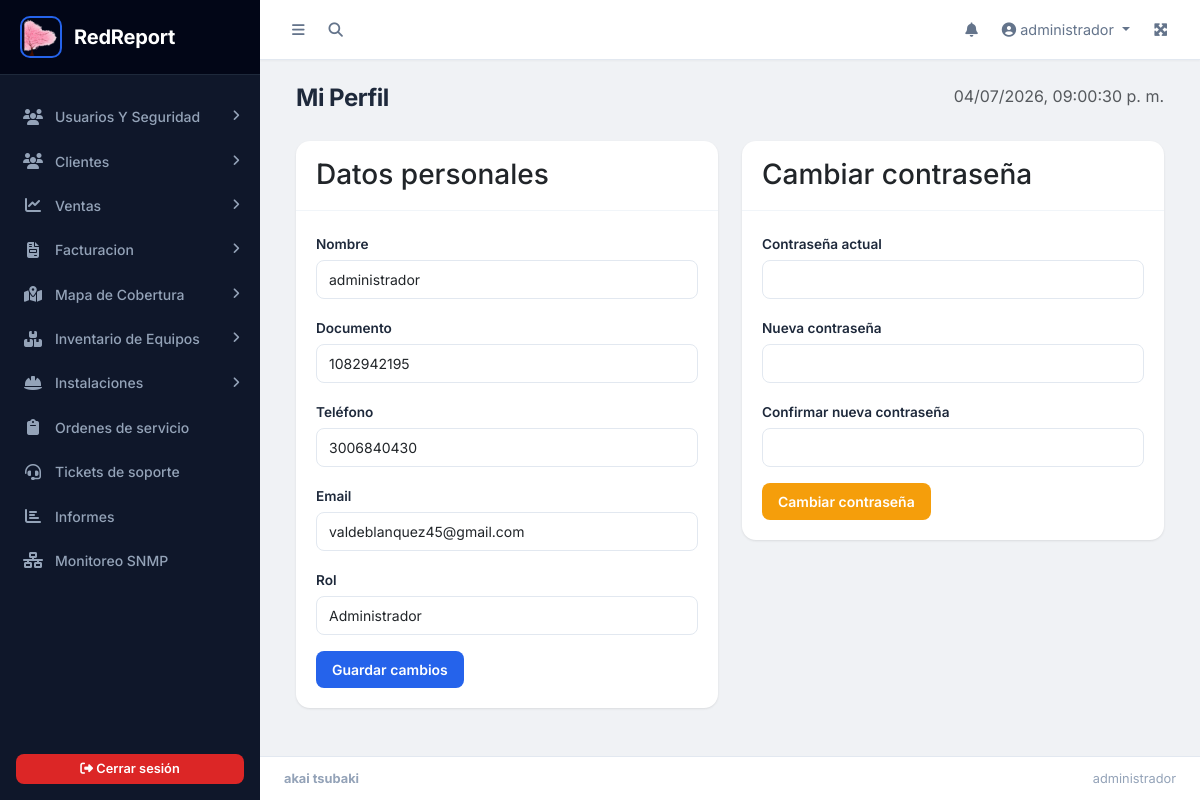
The app's page /usuarios/perfil.php (signed in) with its own data.
### tables this page shows
CREATE TABLE `tb_usuarios` (
  `id_usuario` int(11) NOT NULL,
  `nombre` varchar(50) NOT NULL,
  `documento` varchar(50) NOT NULL,
  `telefono` varchar(50) NOT NULL,
  `email` varchar(100) NOT NULL,
  `password` varchar(255) NOT NULL,
  `id_rol` int(11) NOT NULL,
  `token_reset` varchar(255) NOT NULL,
  `token_expira` varchar(50) NOT NULL,
  `fh_creasion` datetime NOT NULL DEFAULT current_timestamp(),
  `intentos_fallidos` int(11) NOT NULL DEFAULT 0,
  `bloqueado_hasta` datetime DEFAULT NULL
);

CREATE TABLE `tb_rol` (
  `id_rol` int(11) NOT NULL,
  `nombre_rol` varchar(50) NOT NULL,
  `fh_creasion` datetime NOT NULL DEFAULT current_timestamp()
);

### usuarios/perfil.php (the view, shortened to what this page needs)
<?php
include('../parte1.php');
require_once('../app/config/conexion.php');
$id_usuario = $_SESSION['id_usuario'];
$sql = "SELECT u.*, r.nombre_rol FROM tb_usuarios u INNER JOIN tb_rol r ON u.id_rol = r.id_rol WHERE u.id_usuario = :id";
$stmt = $pdo->prepare($sql);
$stmt->execute([':id' => $id_usuario]);
$user = $stmt->fetch();
?>
<div class="content-wrapper">
    <div class="content-header">
        <div class="container-fluid">
            <div class="row mb-2">
                <div class="col-sm-6">
                    <h1 class="m-0">Mi Perfil</h1>
                </div>
                <div class="col-sm-6 text-end">
                    <span id="fechaHora" class="text-muted"></span>
                </div>
            </div>
        </div>
    </div>
    <div class="content">
        <div class="container-fluid">
            <div class="row">
                <div class="col-md-6">
                    <div class="card">
                        <div class="card-header">
                            <h3 class="card-title">Datos personales</h3>
                        </div>
                        <div class="card-body">
                            <form action="actualizar_perfil.php" method="POST">
                                <?php require_once('../app/config/seguridad.php'); echo csrf_field(); ?>
                                <div class="mb-3">
                                    <label class="form-label">Nombre</label>
                                    <input type="text" name="nombre" class="form-control" value="<?= htmlspecialchars($user['nombre']) ?>" required>
                                </div>
                                <div class="mb-3">
                                    <label class="form-label">Documento</label>
                                    <input type="text" name="documento" class="form-control" value="<?= htmlspecialchars($user['documento']) ?>" required>
                                </div>
                                <div class="mb-3">
                                    <label class="form-label">Teléfono</label>
                                    <input type="text" name="telefono" class="form-control" value="<?= htmlspecialchars($user['telefono']) ?>" required>
                                </div>
                                <div class="mb-3">
                                    <label class="form-label">Email</label>
                                    <input type="email" name="email" class="form-control" value="<?= htmlspecialchars($user['email']) ?>" required>
                                </div>
                                <div class="mb-3">
                                    <label class="form-label">Rol</label>
                                    <input type="text" class="form-control" value="<?= htmlspecialchars($user['nombre_rol']) ?>" readonly>
                                </div>
                                <button type="submit" class="btn btn-primary">Guardar cambios</button>
                            </form>
                        </div>
                    </div>
                </div>
                <div class="col-md-6">
                    <div class="card card-warning">
                        <div class="card-header">
                            <h3 class="card-title">Cambiar contraseña</h3>
                        </div>
                        <div class="card-body">
                            <form action="cambiar_password.php" method="POST">
                                <div class="mb-3">
                                    <label class="form-label">Contraseña actual</label>
                                    <input type="password" name="password_actual" class="form-control" required>
                                </div>
                                <div class="mb-3">
                                    <label class="form-label">Nueva contraseña</label>
                                    <input type="password" name="password_nueva" class="form-control" minlength="6" required>
                                </div>
                                <div class="mb-3">
                                    <label class="form-label">Confirmar nueva contraseña</label>
                                    <input type="password" name="password_confirmar" class="form-control" minlength="6" required>
                                </div>
                                <button type="submit" class="btn btn-warning">Cambiar contraseña</button>
                            </form>
                        </div>
                    </div>
                </div>
            </div>
        </div>
    </div>
</div>
<?php include('../parte2.php'); ?>

### public/css/redreport.css (style rules this page uses)
:root { --sidebar-width: 260px; --sidebar-bg: #0f172a; --sidebar-hover: #1e293b; --sidebar-active: #2563eb; --sidebar-text: #94a3b8; --sidebar-text-hover: #f1f5f9; --sidebar-divider: #1e293b; --navbar-height: 60px; --body-bg: #f0f2f5; --card-shadow: 0 1px 3px rgba(0,0,0,0.06), 0 1px 2px rgba(0,0,0,0.04); --card-shadow-hover: 0 10px 40px rgba(0,0,0,0.08); --border-color: #e2e8f0; --text-primary: #1e293b; --text-secondary: #64748b; --text-muted: #94a3b8; --primary: #2563eb; --primary-dark: #1d4ed8; --success: #16a34a; --warning: #f59e0b; --danger: #dc2626; --info: #0891b2; --font-main: 'Inter', -apple-system, BlinkMacSystemFont, sans-serif; --transition: all 0.2s ease; }
* { box-sizing: border-box; }
body { font-family: var(--font-main); background: var(--body-bg); color: var(--text-primary); -webkit-font-smoothing: antialiased; -moz-osx-font-smoothing: grayscale; }
.content-wrapper { flex: 1; display: flex; flex-direction: column; min-width: 0; background: var(--body-bg); }
.content-header { padding: 1.5rem 1.5rem 0; }
.content-header h1 { font-size: 1.5rem; font-weight: 700; color: var(--text-primary); letter-spacing: -0.02em; }
.content { padding: 1.25rem 1.5rem 1.5rem; flex: 1; overflow-x: hidden; }
.card { border-radius: 14px; box-shadow: var(--card-shadow); margin-bottom: 1.25rem; border: none; background: #ffffff; transition: box-shadow 0.2s ease; }
.card-header { display: flex; align-items: center; justify-content: space-between; background: transparent; border-bottom: 1px solid #f1f5f9; font-weight: 600; padding: 1.1rem 1.25rem; font-size: 0.95rem; }
.card-header .card-title { margin-bottom: 0; }
.card-body { padding: 1.25rem; }
.btn { border-radius: 8px; font-weight: 600; font-size: 0.875rem; padding: 0.5rem 1rem; transition: var(--transition); border: none; }
.btn-primary { background: var(--primary); }
.btn-warning { background: var(--warning); color: #fff; }
.form-control, .form-select { border-radius: 8px; border: 1px solid var(--border-color); padding: 0.5rem 0.75rem; font-size: 0.875rem; transition: var(--transition); }
.form-label { font-weight: 600; font-size: 0.85rem; color: var(--text-primary); margin-bottom: 0.35rem; }

### parte1.php (style rules this page uses)
body { font-family: 'Inter', sans-serif; }

### records on screen
tb_usuarios: nombre "administrador", documento "1082942195", telefono "3006840430", email "valdeblanquez45@gmail.com", id_rol.nombre_rol "Administrador"

### other values on screen
APP_NAME "RedReport"
$_SESSION['usuario'] "administrador"
